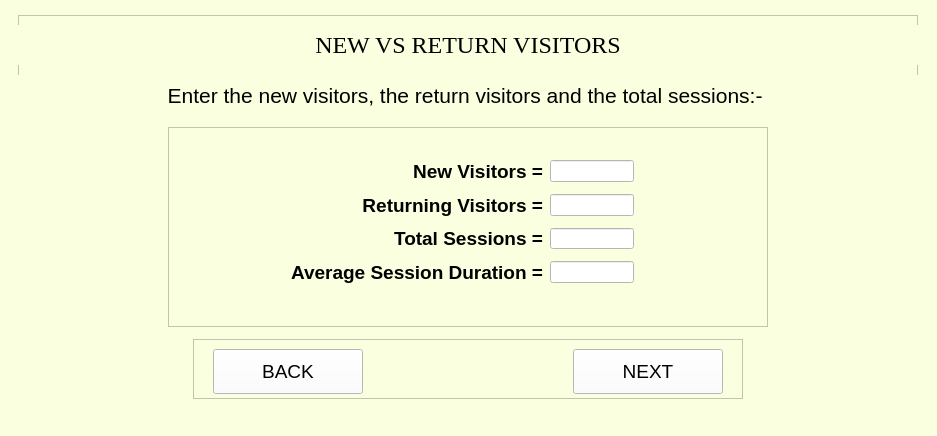
<?xml version="1.0" encoding="UTF-8"?>
<ui version="4.0">
 <class>MainWindow</class>
 <widget class="QMainWindow" name="MainWindow">
  <property name="geometry">
   <rect>
    <x>0</x>
    <y>0</y>
    <width>937</width>
    <height>436</height>
   </rect>
  </property>
  <property name="windowTitle">
   <string>MainWindow</string>
  </property>
  <property name="styleSheet">
   <string notr="true">background-color:rgb(250, 255, 224)</string>
  </property>
  <widget class="QWidget" name="centralwidget">
   <layout class="QVBoxLayout" name="verticalLayout">
    <item alignment="Qt::AlignHCenter">
     <widget class="QFrame" name="frame_12">
      <property name="minimumSize">
       <size>
        <width>900</width>
        <height>100</height>
       </size>
      </property>
      <property name="maximumSize">
       <size>
        <width>900</width>
        <height>100</height>
       </size>
      </property>
      <property name="frameShape">
       <enum>QFrame::StyledPanel</enum>
      </property>
      <property name="frameShadow">
       <enum>QFrame::Raised</enum>
      </property>
      <widget class="QLabel" name="label_10">
       <property name="geometry">
        <rect>
         <x>0</x>
         <y>10</y>
         <width>900</width>
         <height>40</height>
        </rect>
       </property>
       <property name="minimumSize">
        <size>
         <width>900</width>
         <height>40</height>
        </size>
       </property>
       <property name="maximumSize">
        <size>
         <width>900</width>
         <height>40</height>
        </size>
       </property>
       <property name="font">
        <font>
         <family>Times New Roman</family>
         <pointsize>18</pointsize>
        </font>
       </property>
       <property name="text">
        <string>NEW VS RETURN VISITORS</string>
       </property>
       <property name="alignment">
        <set>Qt::AlignCenter</set>
       </property>
      </widget>
      <widget class="QLabel" name="label">
       <property name="geometry">
        <rect>
         <x>0</x>
         <y>60</y>
         <width>900</width>
         <height>40</height>
        </rect>
       </property>
       <property name="minimumSize">
        <size>
         <width>900</width>
         <height>40</height>
        </size>
       </property>
       <property name="maximumSize">
        <size>
         <width>900</width>
         <height>40</height>
        </size>
       </property>
       <property name="font">
        <font>
         <family>Arial</family>
         <pointsize>16</pointsize>
        </font>
       </property>
       <property name="layoutDirection">
        <enum>Qt::LeftToRight</enum>
       </property>
       <property name="text">
        <string>Enter the new visitors, the return visitors and the total sessions:- </string>
       </property>
       <property name="alignment">
        <set>Qt::AlignCenter</set>
       </property>
      </widget>
     </widget>
    </item>
    <item alignment="Qt::AlignHCenter">
     <widget class="QFrame" name="frame">
      <property name="minimumSize">
       <size>
        <width>600</width>
        <height>200</height>
       </size>
      </property>
      <property name="maximumSize">
       <size>
        <width>600</width>
        <height>200</height>
       </size>
      </property>
      <property name="frameShape">
       <enum>QFrame::StyledPanel</enum>
      </property>
      <property name="frameShadow">
       <enum>QFrame::Raised</enum>
      </property>
      <widget class="QWidget" name="layoutWidget">
       <property name="geometry">
        <rect>
         <x>120</x>
         <y>30</y>
         <width>351</width>
         <height>131</height>
        </rect>
       </property>
       <property name="font">
        <font>
         <family>Arial</family>
         <pointsize>14</pointsize>
         <weight>50</weight>
         <bold>false</bold>
        </font>
       </property>
       <layout class="QFormLayout" name="formLayout">
        <property name="labelAlignment">
         <set>Qt::AlignRight|Qt::AlignTrailing|Qt::AlignVCenter</set>
        </property>
        <property name="horizontalSpacing">
         <number>7</number>
        </property>
        <property name="verticalSpacing">
         <number>12</number>
        </property>
        <property name="leftMargin">
         <number>3</number>
        </property>
        <property name="topMargin">
         <number>3</number>
        </property>
        <property name="rightMargin">
         <number>5</number>
        </property>
        <property name="bottomMargin">
         <number>5</number>
        </property>
        <item row="0" column="0">
         <widget class="QLabel" name="label_3">
          <property name="font">
           <font>
            <family>Arial</family>
            <pointsize>14</pointsize>
            <weight>75</weight>
            <bold>true</bold>
           </font>
          </property>
          <property name="text">
           <string>New Visitors =</string>
          </property>
          <property name="alignment">
           <set>Qt::AlignRight|Qt::AlignTrailing|Qt::AlignVCenter</set>
          </property>
         </widget>
        </item>
        <item row="0" column="1">
         <widget class="QLineEdit" name="visitors_1">
          <property name="font">
           <font>
            <family>Arial</family>
            <pointsize>12</pointsize>
            <weight>50</weight>
            <bold>false</bold>
           </font>
          </property>
          <property name="styleSheet">
           <string notr="true">background-color:rgb(255, 255, 255)</string>
          </property>
         </widget>
        </item>
        <item row="1" column="0">
         <widget class="QLabel" name="label_2">
          <property name="font">
           <font>
            <family>Arial</family>
            <pointsize>14</pointsize>
            <weight>75</weight>
            <bold>true</bold>
           </font>
          </property>
          <property name="text">
           <string>Returning Visitors =</string>
          </property>
          <property name="alignment">
           <set>Qt::AlignRight|Qt::AlignTrailing|Qt::AlignVCenter</set>
          </property>
         </widget>
        </item>
        <item row="1" column="1">
         <widget class="QLineEdit" name="visitors_2">
          <property name="font">
           <font>
            <family>Arial</family>
            <pointsize>12</pointsize>
            <weight>50</weight>
            <bold>false</bold>
           </font>
          </property>
          <property name="styleSheet">
           <string notr="true">background-color:rgb(255, 255, 255)</string>
          </property>
         </widget>
        </item>
        <item row="2" column="0">
         <widget class="QLabel" name="label_4">
          <property name="font">
           <font>
            <family>Arial</family>
            <pointsize>14</pointsize>
            <weight>75</weight>
            <bold>true</bold>
           </font>
          </property>
          <property name="text">
           <string>Total Sessions =</string>
          </property>
          <property name="alignment">
           <set>Qt::AlignRight|Qt::AlignTrailing|Qt::AlignVCenter</set>
          </property>
         </widget>
        </item>
        <item row="2" column="1">
         <widget class="QLineEdit" name="visitors_3">
          <property name="font">
           <font>
            <family>Arial</family>
            <pointsize>12</pointsize>
            <weight>50</weight>
            <bold>false</bold>
           </font>
          </property>
          <property name="styleSheet">
           <string notr="true">background-color:rgb(255, 255, 255)</string>
          </property>
         </widget>
        </item>
        <item row="3" column="0">
         <widget class="QLabel" name="label_8">
          <property name="font">
           <font>
            <family>Arial</family>
            <pointsize>14</pointsize>
            <weight>75</weight>
            <bold>true</bold>
           </font>
          </property>
          <property name="text">
           <string>Average Session Duration =</string>
          </property>
          <property name="alignment">
           <set>Qt::AlignRight|Qt::AlignTrailing|Qt::AlignVCenter</set>
          </property>
         </widget>
        </item>
        <item row="3" column="1">
         <widget class="QLineEdit" name="visitors_4">
          <property name="font">
           <font>
            <family>Arial</family>
            <pointsize>12</pointsize>
            <weight>50</weight>
            <bold>false</bold>
           </font>
          </property>
          <property name="styleSheet">
           <string notr="true">background-color:rgb(255, 255, 255)</string>
          </property>
         </widget>
        </item>
       </layout>
      </widget>
     </widget>
    </item>
    <item alignment="Qt::AlignHCenter">
     <widget class="QFrame" name="frame_9">
      <property name="minimumSize">
       <size>
        <width>550</width>
        <height>60</height>
       </size>
      </property>
      <property name="maximumSize">
       <size>
        <width>550</width>
        <height>60</height>
       </size>
      </property>
      <property name="frameShape">
       <enum>QFrame::StyledPanel</enum>
      </property>
      <property name="frameShadow">
       <enum>QFrame::Raised</enum>
      </property>
      <widget class="QPushButton" name="backButton">
       <property name="geometry">
        <rect>
         <x>20</x>
         <y>10</y>
         <width>150</width>
         <height>45</height>
        </rect>
       </property>
       <property name="sizePolicy">
        <sizepolicy hsizetype="Preferred" vsizetype="Preferred">
         <horstretch>0</horstretch>
         <verstretch>0</verstretch>
        </sizepolicy>
       </property>
       <property name="minimumSize">
        <size>
         <width>150</width>
         <height>45</height>
        </size>
       </property>
       <property name="maximumSize">
        <size>
         <width>150</width>
         <height>45</height>
        </size>
       </property>
       <property name="font">
        <font>
         <family>Arial</family>
         <pointsize>14</pointsize>
        </font>
       </property>
       <property name="styleSheet">
        <string notr="true">background-color:rgb(255, 255, 255)</string>
       </property>
       <property name="text">
        <string>BACK</string>
       </property>
      </widget>
      <widget class="QPushButton" name="nextButton">
       <property name="enabled">
        <bool>true</bool>
       </property>
       <property name="geometry">
        <rect>
         <x>380</x>
         <y>10</y>
         <width>150</width>
         <height>45</height>
        </rect>
       </property>
       <property name="sizePolicy">
        <sizepolicy hsizetype="Preferred" vsizetype="Preferred">
         <horstretch>0</horstretch>
         <verstretch>0</verstretch>
        </sizepolicy>
       </property>
       <property name="minimumSize">
        <size>
         <width>150</width>
         <height>45</height>
        </size>
       </property>
       <property name="maximumSize">
        <size>
         <width>150</width>
         <height>45</height>
        </size>
       </property>
       <property name="palette">
        <palette>
         <active>
          <colorrole role="Button">
           <brush brushstyle="SolidPattern">
            <color alpha="255">
             <red>255</red>
             <green>255</green>
             <blue>255</blue>
            </color>
           </brush>
          </colorrole>
          <colorrole role="Base">
           <brush brushstyle="SolidPattern">
            <color alpha="255">
             <red>255</red>
             <green>255</green>
             <blue>255</blue>
            </color>
           </brush>
          </colorrole>
          <colorrole role="Window">
           <brush brushstyle="SolidPattern">
            <color alpha="255">
             <red>255</red>
             <green>255</green>
             <blue>255</blue>
            </color>
           </brush>
          </colorrole>
          <colorrole role="Link">
           <brush brushstyle="SolidPattern">
            <color alpha="255">
             <red>6</red>
             <green>22</green>
             <blue>255</blue>
            </color>
           </brush>
          </colorrole>
         </active>
         <inactive>
          <colorrole role="Button">
           <brush brushstyle="SolidPattern">
            <color alpha="255">
             <red>255</red>
             <green>255</green>
             <blue>255</blue>
            </color>
           </brush>
          </colorrole>
          <colorrole role="Base">
           <brush brushstyle="SolidPattern">
            <color alpha="255">
             <red>255</red>
             <green>255</green>
             <blue>255</blue>
            </color>
           </brush>
          </colorrole>
          <colorrole role="Window">
           <brush brushstyle="SolidPattern">
            <color alpha="255">
             <red>255</red>
             <green>255</green>
             <blue>255</blue>
            </color>
           </brush>
          </colorrole>
          <colorrole role="Link">
           <brush brushstyle="SolidPattern">
            <color alpha="255">
             <red>6</red>
             <green>22</green>
             <blue>255</blue>
            </color>
           </brush>
          </colorrole>
         </inactive>
         <disabled>
          <colorrole role="Button">
           <brush brushstyle="SolidPattern">
            <color alpha="255">
             <red>255</red>
             <green>255</green>
             <blue>255</blue>
            </color>
           </brush>
          </colorrole>
          <colorrole role="Base">
           <brush brushstyle="SolidPattern">
            <color alpha="255">
             <red>255</red>
             <green>255</green>
             <blue>255</blue>
            </color>
           </brush>
          </colorrole>
          <colorrole role="Window">
           <brush brushstyle="SolidPattern">
            <color alpha="255">
             <red>255</red>
             <green>255</green>
             <blue>255</blue>
            </color>
           </brush>
          </colorrole>
          <colorrole role="Link">
           <brush brushstyle="SolidPattern">
            <color alpha="255">
             <red>6</red>
             <green>22</green>
             <blue>255</blue>
            </color>
           </brush>
          </colorrole>
         </disabled>
        </palette>
       </property>
       <property name="font">
        <font>
         <family>Arial</family>
         <pointsize>14</pointsize>
        </font>
       </property>
       <property name="mouseTracking">
        <bool>false</bool>
       </property>
       <property name="acceptDrops">
        <bool>true</bool>
       </property>
       <property name="autoFillBackground">
        <bool>false</bool>
       </property>
       <property name="styleSheet">
        <string notr="true">background-color:rgb(255, 255, 255)</string>
       </property>
       <property name="text">
        <string>NEXT</string>
       </property>
       <property name="checkable">
        <bool>false</bool>
       </property>
       <property name="autoExclusive">
        <bool>false</bool>
       </property>
       <property name="autoDefault">
        <bool>true</bool>
       </property>
       <property name="default">
        <bool>false</bool>
       </property>
       <property name="flat">
        <bool>false</bool>
       </property>
      </widget>
     </widget>
    </item>
   </layout>
  </widget>
  <widget class="QMenuBar" name="menubar">
   <property name="geometry">
    <rect>
     <x>0</x>
     <y>0</y>
     <width>937</width>
     <height>21</height>
    </rect>
   </property>
  </widget>
  <widget class="QStatusBar" name="statusbar"/>
 </widget>
 <resources/>
 <connections/>
</ui>
